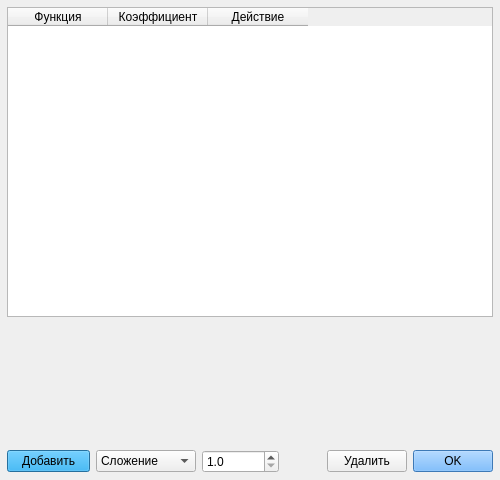
<?xml version="1.0" encoding="UTF-8"?>
<ui version="4.0">
 <class>Parameters</class>
 <widget class="QDialog" name="Parameters">
  <property name="geometry">
   <rect>
    <x>0</x>
    <y>0</y>
    <width>500</width>
    <height>480</height>
   </rect>
  </property>
  <property name="sizePolicy">
   <sizepolicy hsizetype="Fixed" vsizetype="Fixed">
    <horstretch>0</horstretch>
    <verstretch>0</verstretch>
   </sizepolicy>
  </property>
  <property name="minimumSize">
   <size>
    <width>500</width>
    <height>480</height>
   </size>
  </property>
  <property name="maximumSize">
   <size>
    <width>500</width>
    <height>480</height>
   </size>
  </property>
  <property name="windowTitle">
   <string>Параметры волновой функции</string>
  </property>
  <layout class="QVBoxLayout" name="verticalLayout">
   <property name="leftMargin">
    <number>7</number>
   </property>
   <property name="topMargin">
    <number>7</number>
   </property>
   <property name="rightMargin">
    <number>7</number>
   </property>
   <property name="bottomMargin">
    <number>7</number>
   </property>
   <item>
    <widget class="QTableWidget" name="tableWidget">
     <property name="enabled">
      <bool>true</bool>
     </property>
     <column>
      <property name="text">
       <string>Функция</string>
      </property>
      <property name="textAlignment">
       <set>AlignCenter</set>
      </property>
     </column>
     <column>
      <property name="text">
       <string>Коэффициент</string>
      </property>
      <property name="textAlignment">
       <set>AlignCenter</set>
      </property>
     </column>
     <column>
      <property name="text">
       <string>Действие</string>
      </property>
      <property name="textAlignment">
       <set>AlignCenter</set>
      </property>
     </column>
    </widget>
   </item>
   <item>
    <widget class="QLabel" name="funcImage">
     <property name="sizePolicy">
      <sizepolicy hsizetype="Preferred" vsizetype="Fixed">
       <horstretch>0</horstretch>
       <verstretch>0</verstretch>
      </sizepolicy>
     </property>
     <property name="minimumSize">
      <size>
       <width>0</width>
       <height>121</height>
      </size>
     </property>
     <property name="text">
      <string/>
     </property>
    </widget>
   </item>
   <item>
    <layout class="QHBoxLayout" name="horizontalLayout">
     <item>
      <widget class="QPushButton" name="addButton">
       <property name="minimumSize">
        <size>
         <width>83</width>
         <height>0</height>
        </size>
       </property>
       <property name="palette">
        <palette>
         <active>
          <colorrole role="WindowText">
           <brush brushstyle="SolidPattern">
            <color alpha="255">
             <red>170</red>
             <green>0</green>
             <blue>0</blue>
            </color>
           </brush>
          </colorrole>
          <colorrole role="Button">
           <brush brushstyle="SolidPattern">
            <color alpha="255">
             <red>0</red>
             <green>170</green>
             <blue>255</blue>
            </color>
           </brush>
          </colorrole>
          <colorrole role="Midlight">
           <brush brushstyle="SolidPattern">
            <color alpha="255">
             <red>0</red>
             <green>170</green>
             <blue>255</blue>
            </color>
           </brush>
          </colorrole>
          <colorrole role="Dark">
           <brush brushstyle="SolidPattern">
            <color alpha="255">
             <red>85</red>
             <green>85</green>
             <blue>255</blue>
            </color>
           </brush>
          </colorrole>
          <colorrole role="Mid">
           <brush brushstyle="SolidPattern">
            <color alpha="255">
             <red>0</red>
             <green>170</green>
             <blue>255</blue>
            </color>
           </brush>
          </colorrole>
          <colorrole role="Text">
           <brush brushstyle="SolidPattern">
            <color alpha="255">
             <red>0</red>
             <green>0</green>
             <blue>0</blue>
            </color>
           </brush>
          </colorrole>
          <colorrole role="ButtonText">
           <brush brushstyle="SolidPattern">
            <color alpha="255">
             <red>0</red>
             <green>0</green>
             <blue>0</blue>
            </color>
           </brush>
          </colorrole>
         </active>
         <inactive>
          <colorrole role="WindowText">
           <brush brushstyle="SolidPattern">
            <color alpha="255">
             <red>170</red>
             <green>0</green>
             <blue>0</blue>
            </color>
           </brush>
          </colorrole>
          <colorrole role="Button">
           <brush brushstyle="SolidPattern">
            <color alpha="255">
             <red>0</red>
             <green>170</green>
             <blue>255</blue>
            </color>
           </brush>
          </colorrole>
          <colorrole role="Midlight">
           <brush brushstyle="SolidPattern">
            <color alpha="255">
             <red>0</red>
             <green>170</green>
             <blue>255</blue>
            </color>
           </brush>
          </colorrole>
          <colorrole role="Dark">
           <brush brushstyle="SolidPattern">
            <color alpha="255">
             <red>85</red>
             <green>85</green>
             <blue>255</blue>
            </color>
           </brush>
          </colorrole>
          <colorrole role="Mid">
           <brush brushstyle="SolidPattern">
            <color alpha="255">
             <red>0</red>
             <green>170</green>
             <blue>255</blue>
            </color>
           </brush>
          </colorrole>
          <colorrole role="Text">
           <brush brushstyle="SolidPattern">
            <color alpha="255">
             <red>0</red>
             <green>0</green>
             <blue>0</blue>
            </color>
           </brush>
          </colorrole>
          <colorrole role="ButtonText">
           <brush brushstyle="SolidPattern">
            <color alpha="255">
             <red>0</red>
             <green>0</green>
             <blue>0</blue>
            </color>
           </brush>
          </colorrole>
         </inactive>
         <disabled>
          <colorrole role="WindowText">
           <brush brushstyle="SolidPattern">
            <color alpha="255">
             <red>85</red>
             <green>85</green>
             <blue>255</blue>
            </color>
           </brush>
          </colorrole>
          <colorrole role="Button">
           <brush brushstyle="SolidPattern">
            <color alpha="255">
             <red>0</red>
             <green>170</green>
             <blue>255</blue>
            </color>
           </brush>
          </colorrole>
          <colorrole role="Midlight">
           <brush brushstyle="SolidPattern">
            <color alpha="255">
             <red>0</red>
             <green>170</green>
             <blue>255</blue>
            </color>
           </brush>
          </colorrole>
          <colorrole role="Dark">
           <brush brushstyle="SolidPattern">
            <color alpha="255">
             <red>85</red>
             <green>85</green>
             <blue>255</blue>
            </color>
           </brush>
          </colorrole>
          <colorrole role="Mid">
           <brush brushstyle="SolidPattern">
            <color alpha="255">
             <red>0</red>
             <green>170</green>
             <blue>255</blue>
            </color>
           </brush>
          </colorrole>
          <colorrole role="Text">
           <brush brushstyle="SolidPattern">
            <color alpha="255">
             <red>85</red>
             <green>85</green>
             <blue>255</blue>
            </color>
           </brush>
          </colorrole>
          <colorrole role="ButtonText">
           <brush brushstyle="SolidPattern">
            <color alpha="255">
             <red>85</red>
             <green>85</green>
             <blue>255</blue>
            </color>
           </brush>
          </colorrole>
         </disabled>
        </palette>
       </property>
       <property name="text">
        <string>Добавить</string>
       </property>
      </widget>
     </item>
     <item>
      <widget class="QComboBox" name="actionList">
       <property name="minimumSize">
        <size>
         <width>100</width>
         <height>21</height>
        </size>
       </property>
       <item>
        <property name="text">
         <string>Сложение</string>
        </property>
       </item>
      </widget>
     </item>
     <item>
      <widget class="QDoubleSpinBox" name="spinBox">
       <property name="decimals">
        <number>1</number>
       </property>
       <property name="minimum">
        <double>1.000000000000000</double>
       </property>
       <property name="singleStep">
        <double>0.100000000000000</double>
       </property>
      </widget>
     </item>
     <item>
      <spacer name="horizontalSpacer">
       <property name="orientation">
        <enum>Qt::Horizontal</enum>
       </property>
       <property name="sizeType">
        <enum>QSizePolicy::Fixed</enum>
       </property>
       <property name="sizeHint" stdset="0">
        <size>
         <width>42</width>
         <height>20</height>
        </size>
       </property>
      </spacer>
     </item>
     <item>
      <widget class="QPushButton" name="delButton">
       <property name="sizePolicy">
        <sizepolicy hsizetype="Fixed" vsizetype="Fixed">
         <horstretch>0</horstretch>
         <verstretch>0</verstretch>
        </sizepolicy>
       </property>
       <property name="minimumSize">
        <size>
         <width>50</width>
         <height>0</height>
        </size>
       </property>
       <property name="text">
        <string>Удалить</string>
       </property>
      </widget>
     </item>
     <item>
      <widget class="QPushButton" name="okButton">
       <property name="styleSheet">
        <string notr="true">background-color: rgb(85, 170, 255);</string>
       </property>
       <property name="text">
        <string>OK</string>
       </property>
      </widget>
     </item>
    </layout>
   </item>
  </layout>
 </widget>
 <resources/>
 <connections/>
</ui>
